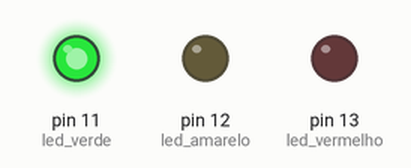
Recording of a sketch running on a simulated Arduino Uno, built with avr-gcc and run on an emulated ATmega328P. On the bench: output pins drawn as LEDs (lit = HIGH).

Above: at 1.0 s.
At 2.2 s:
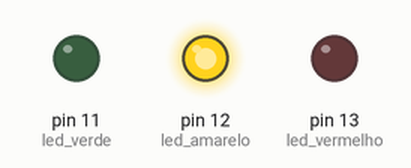
At 4.0 s:
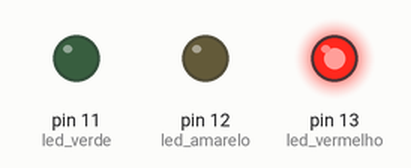
Timing chart, 0 to 7.2 s (numbered marks = the images above):
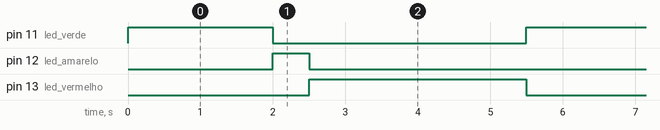

The sketch:

semaforo_aula2.ino
```cpp
int led_vermelho = 13;
int led_amarelo = 12;
int led_verde = 11;

int led_vermelho1 = 2;
int led_amarelo1 = 3;
int led_verde1 = 4;

/*int led_vermelho2 = 7;
int led_amarelo2 = 6;
int led_verde2 = 5;*/

void setup() {
  // put your setup code here, to run once:
  pinMode(led_vermelho, OUTPUT);
  pinMode(led_amarelo, OUTPUT);
  pinMode(led_verde, OUTPUT);
}

void loop() {
  // put your main code here, to run repeatedly:
  digitalWrite(led_vermelho, 0); //primeiro
  digitalWrite(led_amarelo, 0); //primeiro
  digitalWrite(led_verde, 1); //primeiro
  digitalWrite(led_vermelho1, 1); //segundo
  digitalWrite(led_amarelo1, 0); //segundo
  digitalWrite(led_verde1, 0); //segundo
  delay(2000);

   digitalWrite(led_vermelho, 0); //primeiro
   digitalWrite(led_verde, 0); //primeiro
   digitalWrite(led_amarelo, 1); //primeiro
   digitalWrite(led_vermelho1, 1); //segundo
   digitalWrite(led_verde1, 0); //segundo
   digitalWrite(led_amarelo1, 0); //segundo
   delay(500);
   digitalWrite(led_vermelho, 1); //primeiro
   digitalWrite(led_verde, 0); //primeiro
   digitalWrite(led_amarelo, 0); //primeiro
   delay(500);

  digitalWrite(led_vermelho, 1); //primeiro
  digitalWrite(led_amarelo, 0); //primeiro
  digitalWrite(led_verde, 0); //primeiro
  digitalWrite(led_vermelho1, 0); //segundo
  digitalWrite(led_amarelo1, 0); //segundo
  digitalWrite(led_verde1, 1); //segundo
  delay(2000);

   digitalWrite(led_vermelho, 1); //primeiro
   digitalWrite(led_verde, 0); //primeiro
   digitalWrite(led_amarelo, 0); //primeiro
   digitalWrite(led_vermelho1, 0); //segundo
   digitalWrite(led_verde1, 0); //segundo
   digitalWrite(led_amarelo1, 1); //segundo
   delay(500);


}
```

Measured:
- by itself, pin 11 (led_verde): alternates HIGH for 2.0 s and LOW for 3.5 s
- by itself, pin 12 (led_amarelo): alternates HIGH for 0.50 s and LOW for 5.0 s
- by itself, pin 13 (led_vermelho): alternates HIGH for 3.0 s and LOW for 2.5 s
